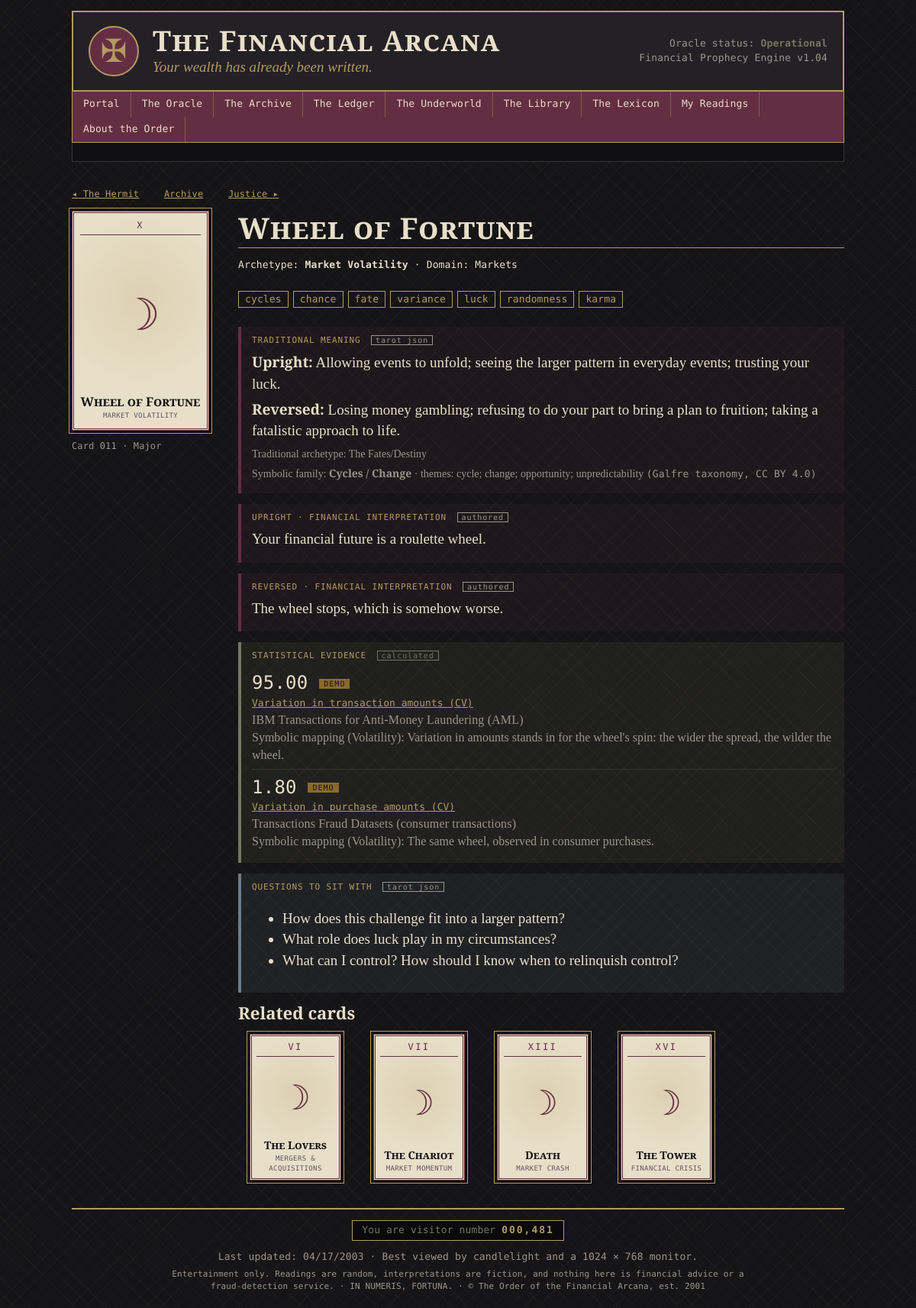
Page /card/11 on the earlier database version.
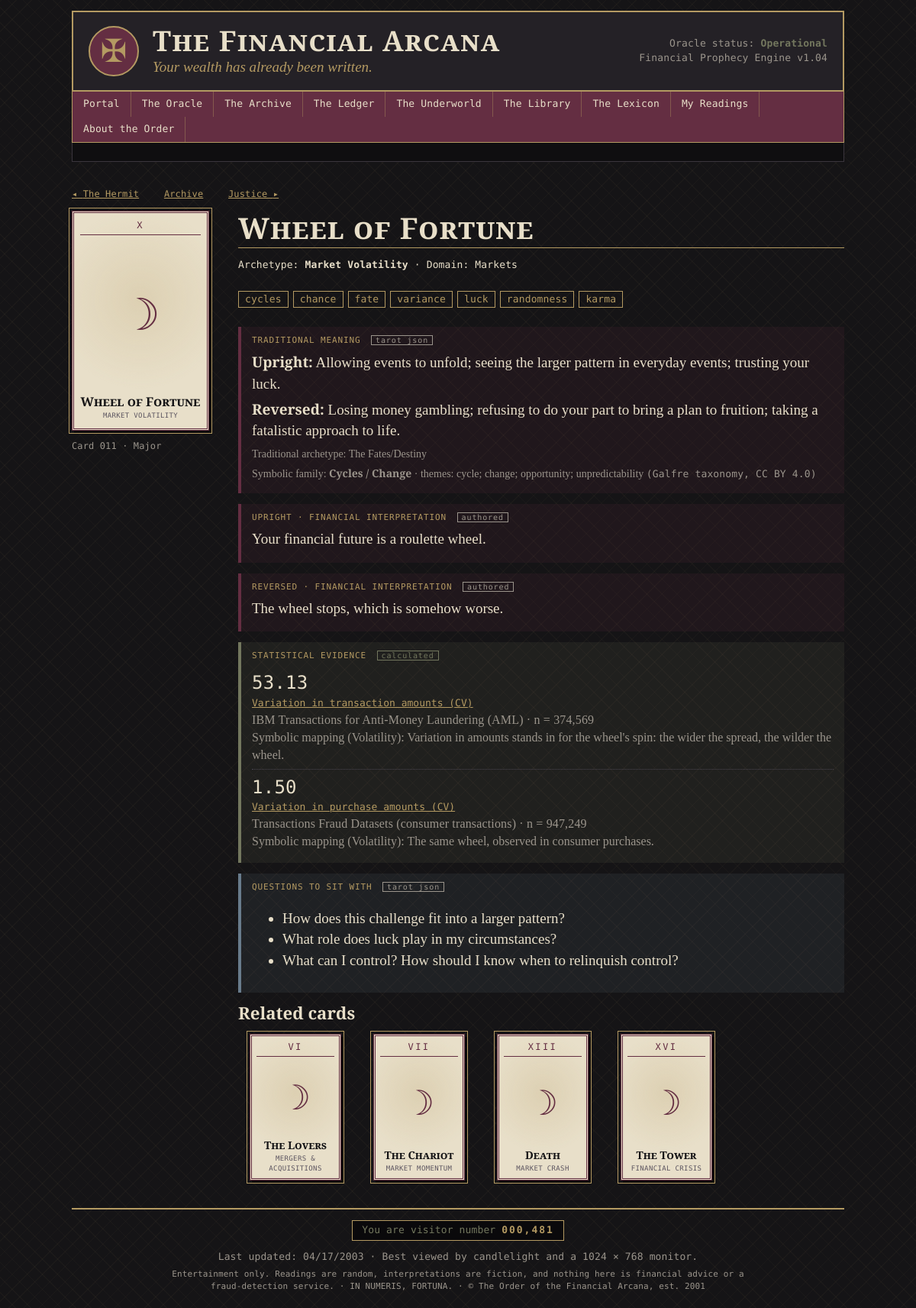
Same page on the later database version.
### models.py (models this page shows)
class FinancialMetric(db.Model):
    __tablename__ = "financial_metrics"
    metric_id = db.Column(db.Integer, primary_key=True)
    dataset_id = db.Column(db.Integer, db.ForeignKey("datasets.dataset_id"))
    metric_name = db.Column(db.String(80), unique=True, nullable=False)
    display_name = db.Column(db.String(120))
    value = db.Column(db.Float)
    unit = db.Column(db.String(20))                          # %, count, ratio, amount
    sample_size = db.Column(db.Integer)
    calculation_date = db.Column(db.DateTime, default=utcnow)
    description = db.Column(db.Text)
    methodology = db.Column(db.Text)
    is_demo = db.Column(db.Boolean, default=True, nullable=False)
    dataset = db.relationship("Dataset", back_populates="metrics")
    card_links = db.relationship("CardMetric", back_populates="metric",
                                 cascade="all, delete-orphan")

class CardMetric(db.Model):
    __tablename__ = "card_metrics"
    card_id = db.Column(db.Integer, db.ForeignKey("cards.card_id"), primary_key=True)
    metric_id = db.Column(db.Integer, db.ForeignKey("financial_metrics.metric_id"),
                          primary_key=True)
    relationship_label = db.Column("relationship", db.String(80))
    explanation = db.Column(db.Text)
    card = db.relationship("Card", back_populates="metric_links")
    metric = db.relationship("FinancialMetric", back_populates="card_links")

### app.py (the view)
@app.route("/card/<int:card_id>")
def card_detail(card_id):
    card = db.session.get(Card, card_id)
    if card is None:
        abort(404)
    links = (CardMetric.query.filter_by(card_id=card_id).all())
    prev_card = Card.query.filter(Card.card_id < card_id).order_by(Card.card_id.desc()).first()
    next_card = Card.query.filter(Card.card_id > card_id).order_by(Card.card_id).first()
    related = (Card.query.filter(Card.financial_domain == card.financial_domain,
                                 Card.card_id != card_id)
               .order_by(Card.card_id).limit(4).all())
    notes = Interpretation.query.filter_by(card_id=card_id).all()
    return render_template("card.html", card=card, links=links, prev_card=prev_card,
                           next_card=next_card, related=related, notes=notes)

### app.py (called while the page is built)
def fmt_value(value, unit):
    if value is None:
        return "n/a"
    if unit == "%":
        return f"{value:,.2f}%"
    if unit == "count":
        return f"{value:,.0f}"
    if unit == "USD":
        return f"${value:,.2f}"
    if unit == "ratio":
        return f"{value:,.2f}"
    return f"{value:,.2f}"

@app.before_request
def ensure_session():
    if "sid" not in session:
        session["sid"] = uuid.uuid4().hex
        session.permanent = True

@app.context_processor
def inject_globals():
    try:
        visitors = 481 + Reading.query.count()
    except Exception:
        visitors = 481
    return dict(visitor_count=f"{visitors:07,}", this_year=date.today().year)

### models.py (called while the page is built)
    @property
    def code(self):
        return f"{self.card_id:03d}"

    @property
    def numeral(self):
        if self.arcana == "Major":
            return ROMAN[self.number]
        return RANK_LABELS.get(self.number, ROMAN[self.number])

    @property
    def symbol(self):
        return "☽" if self.arcana == "Major" else SUIT_SYMBOLS.get(self.suit, "✠")

    @property
    def question_list(self):
        return [q.strip() for q in (self.questions or "").split("\n") if q.strip()]

### templates/card.html (shortened to what this page needs)
{% extends "base.html" %}
{% from "_macros.html" import card_face, demo_badge %}
{% block content %}
<p class="mono small">
  {% if prev_card %}<a href="{{ url_for('card_detail', card_id=prev_card.card_id) }}">◂ {{ prev_card.name }}</a>{% endif %}
  <a href="{{ url_for('archive') }}">Archive</a>
  {% if next_card %}<a href="{{ url_for('card_detail', card_id=next_card.card_id) }}">{{ next_card.name }} ▸</a>{% endif %}
</p>
<div class="card-detail">
  <div class="card-detail-art">{{ card_face(card) }}
    <p class="mono dim small">Card {{ card.code }} · {{ card.arcana }}{% if card.suit %} · {{ card.suit }}{% endif %}</p>
  </div>
  <div>
    <h2 class="page-title">{{ card.name }}</h2>
    <p class="mono">Archetype: <b>{{ card.archetype }}</b> · Domain: {{ card.financial_domain }}</p>
    <p>{% for k in card.keyword_list %}<span class="chip mono">{{ k }}</span>{% endfor %}</p>
    <div class="layer symbolic">
      <div class="layer-label mono">Traditional meaning <span class="tag">tarot json</span></div>
      <p><b>Upright:</b> {{ card.traditional_meaning }}</p>
      {% if card.traditional_reversed %}<p><b>Reversed:</b> {{ card.traditional_reversed }}</p>{% endif %}
      {% if card.tarot_archetype %}<p class="dim small">Traditional archetype: {{ card.tarot_archetype }}</p>{% endif %}
      {% if card.symbolic_family %}<p class="dim small">Symbolic family: <b>{{ card.symbolic_family }}</b>
        · themes: {{ card.symbolic_themes }} <span class="mono">(Galfre taxonomy, CC BY 4.0)</span></p>{% endif %}
    </div>
    <div class="layer symbolic">
      <div class="layer-label mono">Upright · financial interpretation <span class="tag">authored</span></div>
      <p>{{ card.upright_meaning }}</p>
    </div>
    <div class="layer symbolic">
      <div class="layer-label mono">Reversed · financial interpretation <span class="tag">authored</span></div>
      <p>{{ card.reversed_meaning }}</p>
    </div>
    <div class="layer evidence">
      <div class="layer-label mono">Statistical evidence <span class="tag calc">calculated</span></div>
      {% for l in links %}
        {% set m = l.metric %}
        <div class="stat">
          <div class="stat-value mono">{{ m.value|fmt_value(m.unit) }} {{ demo_badge(m.is_demo) }}</div>
          <div><a href="{{ url_for('ledger_metric', metric_name=m.metric_name) }}">{{ m.display_name }}</a></div>
          <div class="mono dim small">{{ m.dataset.name }}{% if not m.is_demo and m.sample_size %} · n = {{ '{:,}'.format(m.sample_size) }}{% endif %}</div>
          <div class="dim small">Symbolic mapping ({{ l.relationship_label }}): {{ l.explanation }}</div>
        </div>
      {% else %}
        <p class="dim">No dataset metric is linked to this card. Its meaning is symbolic only.</p>
      {% endfor %}
    </div>
    {% if card.question_list %}
    <div class="layer commentary">
      <div class="layer-label mono">Questions to sit with <span class="tag">tarot json</span></div>
      <ul>{% for q in card.question_list %}<li>{{ q }}</li>{% endfor %}</ul>
    </div>
    {% endif %}
    {% if related %}
    <h3>Related cards</h3>
    <div class="card-grid compact">
      {% for r in related %}
      <a class="grid-card" href="{{ url_for('card_detail', card_id=r.card_id) }}">{{ card_face(r, small=True) }}</a>
      {% endfor %}
    </div>
    {% endif %}
  </div>
</div>
{% endblock %}

### templates/_macros.html (shortened to what this page needs)
{% macro card_face(card, orientation=None, small=False) %}
<div class="tarot {{ 'suit-' ~ (card.suit|lower if card.suit else 'major') }}{{ ' small' if small }}{{ ' is-reversed' if orientation == 'reversed' }}">
  <div class="tarot-top">{{ card.numeral }}</div>
  <div class="tarot-art">
    {% if card.image_path %}<img src="{{ url_for('static', filename=card.image_path) }}" alt="{{ card.name }}">
    {% else %}<span class="glyph">{{ card.symbol }}</span>{% endif %}
  </div>
  <div class="tarot-name">{{ card.name }}</div>
  <div class="tarot-sub">{{ card.archetype }}</div>
</div>
{% endmacro %}
{% macro demo_badge(is_demo) %}
{% if is_demo %}<span class="badge demo" title="Placeholder value. Run: python3 arcana.py data">DEMO</span>{% endif %}
{% endmacro %}

Differences in the rows shown:
computed for CardMetric (number 1 of 2 on the later page): text "DEMO" → "· n ="
changed FinancialMetric "Variation in transaction amounts (CV)": value|fmt_value "95.00" → "53.13"; sample_size (not shown) → "374,569"
computed for CardMetric "The same wheel, observed in consumer purchases.": text "DEMO" → "· n ="
changed FinancialMetric "Variation in purchase amounts (CV)": value|fmt_value "1.80" → "1.50"; sample_size (not shown) → "947,249"
